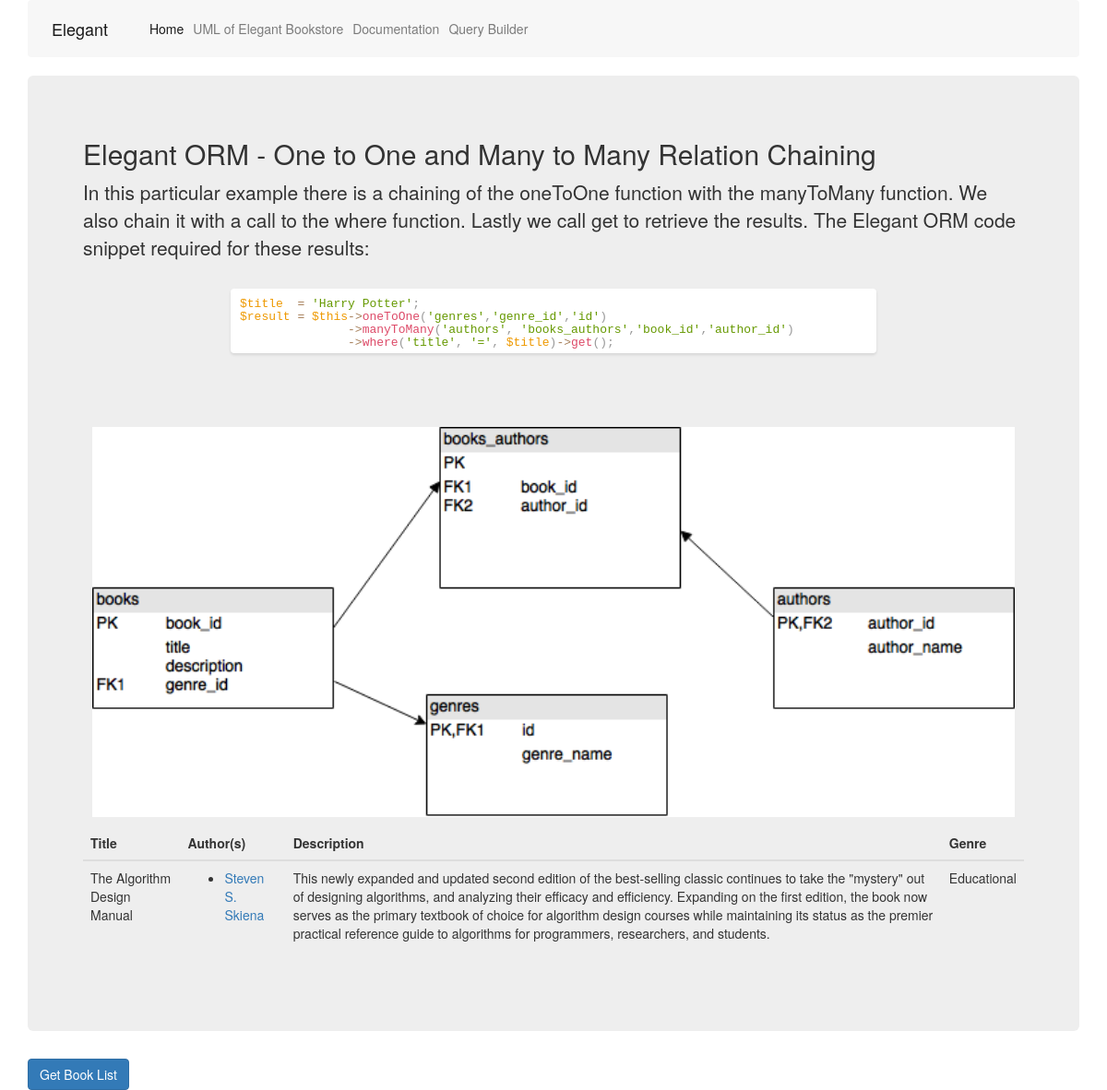
The app's page /index.php?book=The Algorithm Design Manual, older data.
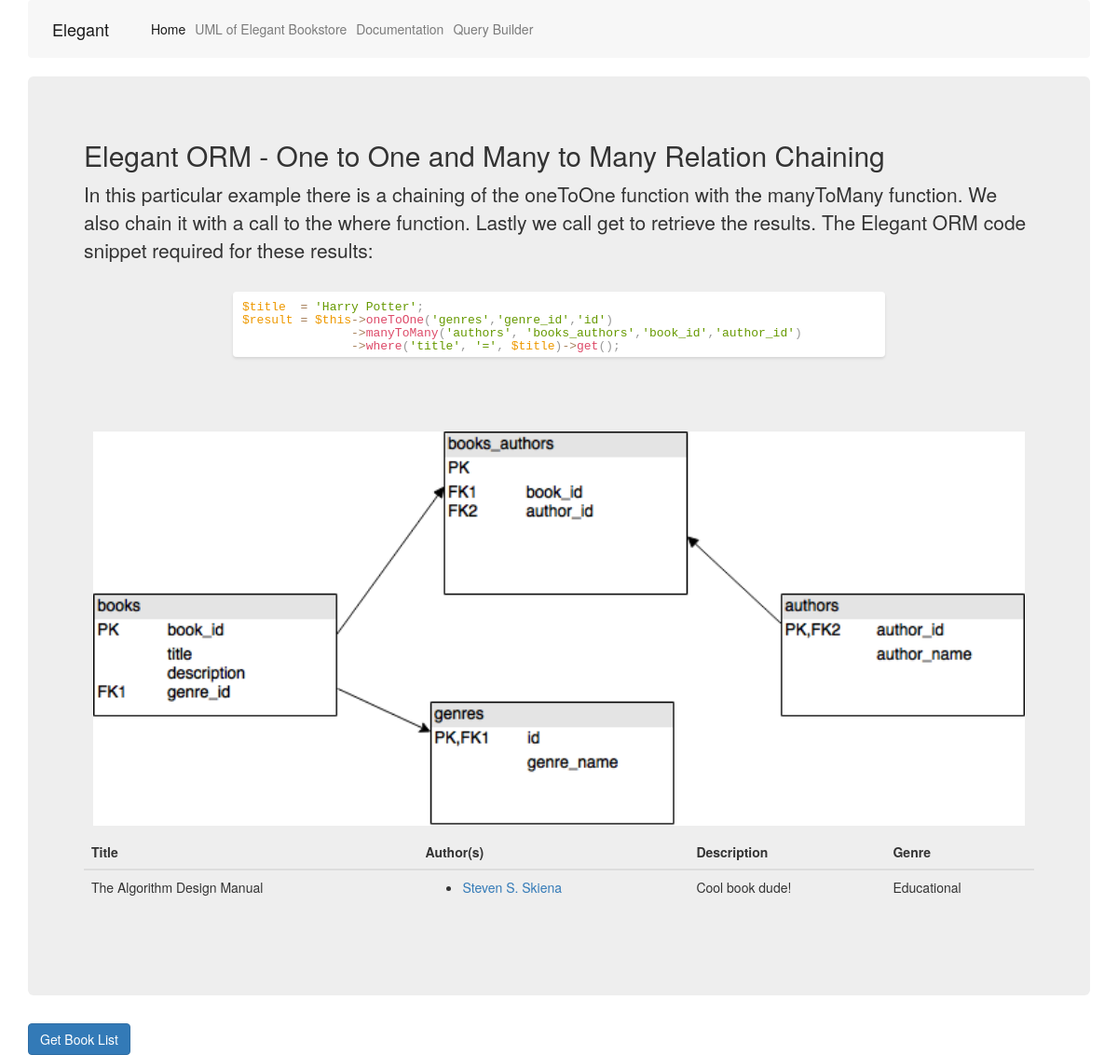
The same page, newer data.
### tables this page shows
CREATE TABLE `books` (
  `book_id` int(11) NOT NULL,
  `title` varchar(250) NOT NULL,
  `description` text NOT NULL,
  `genre_id` int(9) DEFAULT NULL
);

CREATE TABLE `authors` (
  `author_id` int(9) NOT NULL,
  `author_name` varchar(256) NOT NULL
);

CREATE TABLE `genres` (
  `id` int(9) NOT NULL,
  `genre_name` varchar(250) DEFAULT NULL
);

### index.php (called while the page is built)
<?php
include_once("controller/Controller.php");
$SUPER_CONTROLLER = new Controller();
$SUPER_CONTROLLER->invoke();
?>

### model/Book.php (called while the page is built, shortened)
<?php
include_once("Elegant/Model.php");
class Book extends Model {
	public function __construct()
	{
			$this->table_name = 'books';
	}
	public function getBook($title)
	{
		return $result = $this->oneToOne('genres','genre_id','id')->manyToMany('authors', 'books_authors','book_id','author_id')->where('title', '=', $title)->get();
	}
}
?>

### Elegant/Database.php (called while the page is built, shortened)
<?php
class Database {
	private $host       ;
	private $user       ;
	private $password   ;
	private $database   ;
	private $connection = null;
	private $stmt = null;
	function __construct()
	{
		$this->host     = DB_HOST;
		$this->user     = DB_USER;
		$this->password = DB_PASS;
		$this->database = DB_NAME;
		$conn = $this->connectDB();
		$this->connection = $conn;
	}
	private function connectDB() {
		 $dsn = 'mysql:host=' . $this->host . ';dbname=' . $this->database. ';charset=utf8';
		$options = array(
		PDO::ATTR_PERSISTENT => false,
		PDO::ATTR_ERRMODE => PDO::ERRMODE_EXCEPTION
		);
        try{
            $this->connection = new PDO($dsn, $this->user, $this->password, $options);
        }
        catch(PDOException $e){
            $this->error = $e->getMessage();
        }
		return $this->connection;
	}
	public function query($query){
		if($this->connection!=null)
    	$this->stmt = $this->connection->prepare($query);
		else
		 return;
	}
	public function execute(){
		if($this->stmt!=null)
		return $this->stmt->execute();
		else
		 return;
	}
	public function resultset(){
		$this->execute();
		return $this->stmt->fetchAll(PDO::FETCH_ASSOC);
	}
	public function rowCount(){
		return $this->stmt->rowCount();
	}
}
?>

### Elegant/Model.php (called while the page is built, shortened)
<?php
include_once("Database.php");
include_once("QueryBuilder.php");
class Model extends Database
{
    private $queryBuilder = NULL;
    public $table_name = NULL;
    function __construct()
    {
        $this->queryBuilder = new QueryBuilder($this->table_name);
    }
    public function where ($col_name, $arg2, $arg3 )
    {
        $this->queryBuilder->where($col_name, $arg2, $arg3);
        return $this;
    }
	public function manyToMany($table_name,$junction_table,$this_primary_key,$primary_key)
    {
        $this->checkTableExist($table_name);
        $this->checkTableExist($junction_table);
        $this->queryBuilder->manyToMany($table_name,$junction_table,$this_primary_key,$primary_key);
        return $this;
    }
    public function oneToOne($table_name, $primary_key, $foreign_key)
    {
        $this->checkTableExist($table_name);
        $this->queryBuilder->oneToOne($table_name, $primary_key, $foreign_key);
        return $this;
    }
    public function get($cols = NULL)
    {
        $this->checkTableExist();
        $q = $this->queryBuilder->get($cols);
        $this->query($q);
        return $this->resultset();
    }
    private function checkTableExist ($table_name = NULL)
    {
        $tableExists = $this->checkTableExistHelper($table_name);
    }
    private function checkTableExistHelper ($table_name)
    {
        if ($table_name == NULL)
        {
            $this->query("SHOW TABLES LIKE '".$this->table_name."'");
        }
        else
        {
            $this->query("SHOW TABLES LIKE '".$table_name."'");
        }
        $result = $this->execute();
        return $this->rowCount($result) > 0;
    }
}
?>

### Elegant/QueryBuilder.php (called while the page is built, shortened)
<?php
class QueryBuilder
{
    private $hasWhereClause;
    private $isManyToMany;
    private $isOneToOne;
    private $isOneToMany;
    private $query;
    private $table_name;
    function __construct ($models_table_name)
    {
        $this->table_name = $models_table_name;
    }
    public function where ( $col_name, $arg2, $arg3 )
    {
        if ( ! $this->hasWhereClause )
        {
            if ($this->query == '')
            {
                $this->query =" WHERE ".$col_name.$arg2."'".$arg3."'";
            }
            else
            {
                $this->query .=" WHERE ".$col_name.$arg2."'".$arg3."'";
            }
        }
        else
        {
             $this->query .=" AND ".$col_name.$arg2."'".$arg3."'";
        }
        $this->hasWhereClause = TRUE;
        return $this;
    }
	public function manyToMany ( $table_name, $junction_table, $this_primary_key, $primary_key)
    {
        $this->isManyToMany = TRUE;
        if($this->query == '')
        {
            $this->query = $this->table_name." JOIN ".$junction_table." ON (".$this->table_name.".".$this_primary_key."=".$junction_table.".".$this_primary_key.") JOIN ". $table_name." ON (".$junction_table.".".$primary_key."=".$table_name.".".$primary_key.")";
        }
        else
        {
             $this->query .= " JOIN ".$junction_table." ON (".$this->table_name.".".$this_primary_key."=".$junction_table.".".$this_primary_key.") JOIN ". $table_name." ON (".$junction_table.".".$primary_key."=".$table_name.".".$primary_key.")";
        }
        return $this;
    }
    public function oneToOne ( $table_name, $primary_key, $foreign_key)
    {
        $this->isOneToOne = TRUE;
        $this->query = $this->table_name." JOIN ".$table_name." ON ".$this->table_name.".".$primary_key."=".$table_name.".".$foreign_key;
        return $this;
    }
    public function get ($cols = NULL)
    {
        $final_query = 'SELECT ';
        if ($cols == null)
        {
            if ($this->isOneToOne || $this->isOneToMany || $this->isManyToMany)
            {
                $final_query .= "* FROM ";
            }
            else
            {
                $final_query .= "* FROM ".$this->table_name;
            }
        }
        if ($this->query !== '')
        {
            $final_query .= $this->query;
            return $final_query;
        }
        else
        {
            $this->resetProperties();
            return $final_query;
        }
    }
    private function resetProperties()
    {
        $this->hasWhereClause = FALSE;
        $this->isManyToMany   = FALSE;
        $this->isOneToOne     = FALSE;
        $this->isOneToMany    = FALSE;
        $this->query          = '';
    }
}
?>

### view/pages/viewbook.php (the view, shortened to what this page needs)
<div class="jumbotron">
<h2> Elegant ORM - One to One and Many to Many Relation Chaining</h2>
<p> In this particular example there is a chaining of the oneToOne function with the manyToMany function. We also chain it with a call to the where function.  Lastly we call get to retrieve the results. The Elegant ORM code snippet required for these results: </p>
<div style="height: 5em;" class="call-to-action-wrapper">
<div style="height: 5em;" class="code-window animate fade-in">
    <div style="height: 5em;" class="code-editor CodeFlask"><div class="CodeFlask__textarea"></div><pre class="CodeFlask__pre  language-php"><code class="CodeFlask__code  language-php"><span class="token variable">$title</span>  <span class="token operator">=</span> <span class="token string">'Harry Potter'</span><span class="token punctuation">;</span>
<span class="token variable">$result</span> <span class="token operator">=</span> <span class="token variable">$this</span><span class="token operator">-</span><span class="token operator">&gt;</span><span class="token function">oneToOne</span><span class="token punctuation">(</span><span class="token string">'genres'</span><span class="token punctuation">,</span><span class="token string">'genre_id'</span><span class="token punctuation">,</span><span class="token string">'id'</span><span class="token punctuation">)</span>
	       <span class="token operator">-</span><span class="token operator">&gt;</span><span class="token function">manyToMany</span><span class="token punctuation">(</span><span class="token string">'authors'</span><span class="token punctuation">,</span> <span class="token string">'books_authors'</span><span class="token punctuation">,</span><span class="token string">'book_id'</span><span class="token punctuation">,</span><span class="token string">'author_id'</span><span class="token punctuation">)</span>
	       <span class="token operator">-</span><span class="token operator">&gt;</span><span class="token function">where</span><span class="token punctuation">(</span><span class="token string">'title'</span><span class="token punctuation">,</span> <span class="token string">'='</span><span class="token punctuation">,</span> <span class="token variable">$title</span><span class="token punctuation">)</span><span class="token operator">-</span><span class="token operator">&gt;</span><span class="token function">get</span><span class="token punctuation">(</span><span class="token punctuation">)</span><span class="token punctuation">;</span>
	</code></pre></div>
</div>
</div>
<img class="relationsImage" src="assets/images/OneToOneChainedManyToMany.png"></img>
<table class="table table-hover">
	<thead>
      <tr>
        <th>Title</th>
        <th>Author(s)</th>
        <th>Description</th>
        <th>Genre</th>
      </tr>
    </thead>
    <tr>
<?php
	$authors = '';
	foreach ($book as $b )
	{
		$authors .= '<li><a href="index.php?author='.$b['author_name'].'">'.$b['author_name'].'</a> </li>';
	}
	echo '<td>' . $book[0]['title'] .'</td>';
	echo '<td> <ul>' . $authors . '<ul> </td>';
	echo '<td>' . $book[0]['description'] . '</td>';
	echo '<td>' . $book[0]['genre_name'] . '</td>';
?>
	</tr>
</table>
<br>
</div>

### controller/Controller.php (shortened to what this page needs)
<?php
include_once("model/Book.php");
class Controller {
	public $book_model;
	public function __construct()
    {
        $this->book_model = new Book();
    }
	public function invoke()
	{
		if(isset($_GET['book']))
		{
			$book = $this->book_model->getBook($_GET['book']);
			include 'view/templates/header.php';
			include 'view/pages/viewbook.php';
			include 'view/templates/footer.php';
		}
	}
}
?>

### view/templates/header.php (shortened to what this page needs)
<!DOCTYPE html>
<html lang="en">
<head>
  <link rel="stylesheet" href="./assets/css/codeflaskstyle.css">
  <link rel="stylesheet" href="./assets/css/codeflask.css">
  <link rel="stylesheet" href="./assets/css/prism.css">
  <link rel="stylesheet" href="./assets/css/bootstrap.min.css">
  <link rel="stylesheet" href="./assets/css/style.css">
</head>
<body class="container">
<nav class="navbar navbar-toggleable-md navbar-light bg-faded">
  <a class="navbar-brand" href=".">Elegant</a>
  <div class="collapse navbar-collapse" id="navbarSupportedContent">
    <ul class="navbar-nav mr-auto">
      <li class="nav-item active">
        <a class="nav-link" href=".">Home <span class="sr-only">(current)</span></a>
      </li>
      <li class="nav-item">
        <a class="nav-link" href="./?uml">UML of Elegant Bookstore</a>
      </li>
      <li class="nav-item">
        <a class="nav-link" href="./?documentation">Documentation</a>
      </li>
      <li class="nav-item">
        <a class="nav-link" href="./?query-builder">Query Builder</a>
      </li>
    </ul>
  </div>
</nav>
<link rel="stylesheet" href="https://maxcdn.bootstrapcdn.com/bootstrap/3.3.7/css/bootstrap.min.css">

### view/templates/footer.php
<a class="btn btn-primary" href=".">Get Book List</a>
</body>
</html>

### assets/css/codeflaskstyle.css (style rules this page uses)
@media only screen and (min-width: 740px) { .container, .container-full { width: 720px; } }
@media only screen and (min-width: 980px) { .container, .container-full { width: 960px; } }
@media only screen and (min-width: 1140px) { .container, .container-full { width: 1120px; } }
.call-to-action-wrapper { margin-bottom: 5rem; }
.call-to-action-wrapper > * { color: #fff; }
.code-window { max-width: 700px; height: 380px; border-radius: 4px; background: #fff; margin: 3rem auto -5rem; box-shadow: 0 2px 3px rgba(0, 0, 0, 0.1); overflow: hidden; }
.code-window .code-editor { position: relative; height: 340px; color: #444; }
.animate { -webkit-animation-duration: 1s; animation-duration: 1s; -webkit-animation-fill-mode: both; animation-fill-mode: both; }
.fade-in { -webkit-animation-name: fadeIn; animation-name: fadeIn; }

### assets/css/codeflask.css (style rules this page uses)
.CodeFlask { position:relative; overflow:hidden; }
.CodeFlask__textarea, .CodeFlask__pre { box-sizing:border-box; position:absolute; top:0; left:0; width:100%; padding:1rem; border:none; font-family: monospace; font-size:13px; background:transparent; white-space:pre-wrap; line-height:1.5em; word-wrap: break-word; }
.CodeFlask__textarea { border:none; background:transparent; outline:none; resize:none; opacity:0.4; margin:0; z-index:1; height:100%; }
.CodeFlask__pre { z-index:2; overflow-y:auto; margin:0; }
.CodeFlask__code { font-size:inherit; font-family:inherit; color:inherit; display:block; }

### assets/css/prism.css (style rules this page uses)
code, pre, textarea { line-height:1.4rem !important; }
.token.punctuation { color: #999; }
.token.selector, .token.attr-name, .token.string, .token.char, .token.builtin, .token.inserted { color: #690; }
.token.operator, .token.entity, .token.url, .language-css .token.string, .style .token.string { color: #a67f59; }
.token.function { color: #DD4A68; }
.token.regex, .token.important, .token.variable { color: #e90; }

### assets/css/style.css (style rules this page uses)
.relationsImage { width:100%; padding:10px; }

Row changes from the older to the newer data that the page shows:
changed books "The Algorithm Design Manual": description "This newly expanded and updated second edition of the best-selling classic continues to take the \"mystery\" out of designing algorithms, and analyzing their efficacy and efficiency. Expanding on the first edition, the book now serves as the primary textbook of choice for algorithm design courses while maintaining its status as the premier practical reference guide to algorithms for programmers, researchers, and students." → "Cool book dude!"
